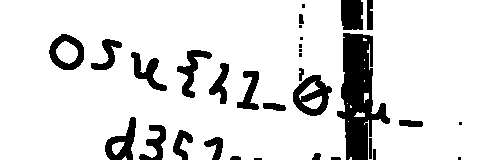
#> input picture osu!gaming CTF/crypto_beyond-wood/crop_ext0_erode.png, 500 x 160 px
$ python save_chars.py
#> lines starting #> are read from the running program, lines starting #| are printed output that depends on the picture; after the words box and inside, x2 and y2 are one past the last pixel; in counts of white or black regions, pixels touching at a corner belong together
import numpy as np
from PIL import Image
img=Image.open("crop_ext0_erode.png")
#> img is the input picture: PIL image 500x160 L; 87% white; 32 black regions (9 under 20 px), largest, box (x1, y1, x2, y2) and area: (337, 33, 390, 160) 3562, (293, 75, 332, 116) 849, (105, 117, 136, 160) 634
bin_img=(np.array(img)<128).astype(np.uint8)
segments=[(49,84),(91,167),(173,229),(232,259),(263,285),(293,332),(337,390),(399,423)]
for idx,(x1,x2) in enumerate(segments):
    region=bin_img[:,x1:x2]
    rows=np.where(region.sum(axis=1)>0)[0]
    y1,y2=rows[0],rows[-1]+1
    region=region[y1:y2,:]
    Image.fromarray(region*255).resize((region.shape[1]*6, region.shape[0]*6), Image.NEAREST).save(f'char_{idx}.png')
#> this loop made 8 passes
#> (y1, y2) on passes 1, 2, 3, 4, 6, 7: (34, 70), (39, 160), (50, 160), (71, 160), (4, 160), (0, 160)
#> (rows, y1, y2) on passes 5, 8: ([103, 104, 105, 106, 107, 108, 109, 110], 103, 111), ([120, 121, 122, 123, 124, 125, 126], 120, 127)
#> pass 1, `region=bin_img[:,x1:x2]`:
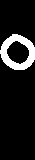
#> region: shape (160, 35); values 0 (black) and 1 (white), 10.9% white; 1 white region, box (x1, y1, x2, y2) and area: (0, 34, 35, 70) 613
#> pass 1, `region=region[y1:y2,:]`:
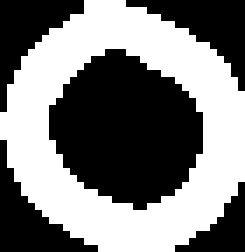
#> region: shape (36, 35) (shown 7 times larger); values 0 (black) and 1 (white), 48.7% white; 1 white region, box (x1, y1, x2, y2) and area: (0, 0, 35, 36) 613
#> pass 2, `region=bin_img[:,x1:x2]`:
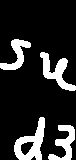
#> region: shape (160, 76); values 0 (black) and 1 (white), 16.3% white; 4 white regions, box (x1, y1, x2, y2) and area: (14, 117, 45, 160) 634, (40, 52, 76, 91) 533, (48, 125, 75, 160) 433, (0, 39, 31, 70) 388
